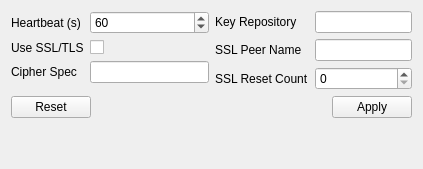
<?xml version="1.0" encoding="UTF-8"?>
<ui version="4.0">
  <class>ConnTab</class>
  <widget class="QWidget" name="ConnTab">
    <property name="windowTitle"><string>Conn</string></property>
    <layout class="QVBoxLayout" name="rootLayout">
      <item>
        <layout class="QHBoxLayout" name="columnsLayout" stretch="1,1">
          <item>
            <layout class="QFormLayout" name="leftForm">
              <item row="0" column="0">
                <widget class="QLabel" name="heartbeatLabel">
                  <property name="text"><string>Heartbeat (s)</string></property>
                  <property name="buddy"><cstring>heartbeatSpin</cstring></property>
                </widget>
              </item>
              <item row="0" column="1">
                <widget class="QSpinBox" name="heartbeatSpin">
                  <property name="toolTip"><string>Client channel heartbeat interval in seconds (0 = disabled)</string></property>
                  <property name="minimum"><number>0</number></property>
                  <property name="maximum"><number>999999</number></property>
                  <property name="value"><number>60</number></property>
                </widget>
              </item>
              <item row="1" column="0">
                <widget class="QLabel" name="sslEnabledLabel">
                  <property name="text"><string>Use SSL/TLS</string></property>
                </widget>
              </item>
              <item row="1" column="1">
                <widget class="QCheckBox" name="sslEnabledCheck">
                  <property name="toolTip"><string>Enable SSL/TLS for the MQ client channel</string></property>
                  <property name="text"><string></string></property>
                </widget>
              </item>
              <item row="2" column="0">
                <widget class="QLabel" name="cipherSpecLabel">
                  <property name="text"><string>Cipher Spec</string></property>
                  <property name="buddy"><cstring>cipherSpecEdit</cstring></property>
                </widget>
              </item>
              <item row="2" column="1">
                <widget class="QLineEdit" name="cipherSpecEdit">
                  <property name="toolTip"><string>SSL/TLS cipher specification (MQCD.SSLCipherSpec, 32 chars max)</string></property>
                  <property name="maxLength"><number>32</number></property>
                </widget>
              </item>
            </layout>
          </item>
          <item>
            <layout class="QFormLayout" name="rightForm">
              <item row="0" column="0">
                <widget class="QLabel" name="keyRepositoryLabel">
                  <property name="text"><string>Key Repository</string></property>
                  <property name="buddy"><cstring>keyRepositoryEdit</cstring></property>
                </widget>
              </item>
              <item row="0" column="1">
                <widget class="QLineEdit" name="keyRepositoryEdit">
                  <property name="toolTip"><string>Path to the SSL key repository (MQSCO.KeyRepository)</string></property>
                  <property name="maxLength"><number>256</number></property>
                </widget>
              </item>
              <item row="1" column="0">
                <widget class="QLabel" name="sslPeerNameLabel">
                  <property name="text"><string>SSL Peer Name</string></property>
                  <property name="buddy"><cstring>sslPeerNameEdit</cstring></property>
                </widget>
              </item>
              <item row="1" column="1">
                <widget class="QLineEdit" name="sslPeerNameEdit">
                  <property name="toolTip"><string>SSL peer name pattern for certificate verification (MQCD.SSLPeerNamePtr)</string></property>
                  <property name="maxLength"><number>1024</number></property>
                </widget>
              </item>
              <item row="2" column="0">
                <widget class="QLabel" name="sslResetCountLabel">
                  <property name="text"><string>SSL Reset Count</string></property>
                  <property name="buddy"><cstring>sslResetCountSpin</cstring></property>
                </widget>
              </item>
              <item row="2" column="1">
                <widget class="QSpinBox" name="sslResetCountSpin">
                  <property name="toolTip"><string>Number of bytes to send before resetting the SSL secret key (0 = no reset)</string></property>
                  <property name="minimum"><number>0</number></property>
                  <property name="maximum"><number>999999999</number></property>
                  <property name="value"><number>0</number></property>
                </widget>
              </item>
            </layout>
          </item>
        </layout>
      </item>
      <item>
        <widget class="QDialogButtonBox" name="buttonBox">
          <property name="orientation"><enum>Qt::Horizontal</enum></property>
          <property name="standardButtons">
            <set>QDialogButtonBox::Apply|QDialogButtonBox::Reset</set>
          </property>
        </widget>
      </item>
      <item>
        <spacer name="bottomVSpacer">
          <property name="orientation"><enum>Qt::Vertical</enum></property>
          <property name="sizeHint" stdset="0">
            <size><width>20</width><height>40</height></size>
          </property>
        </spacer>
      </item>
    </layout>
  </widget>
</ui>
